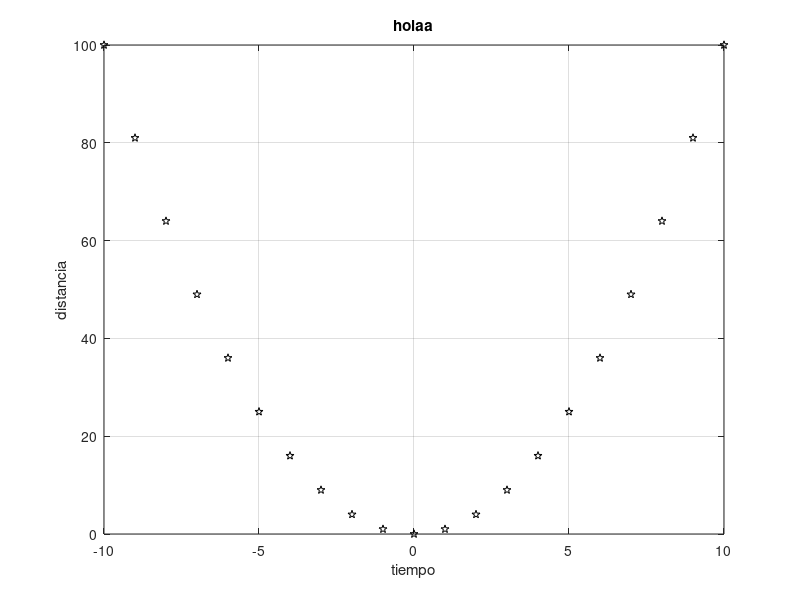

Recreate this plot in MATLAB.
clc;clear;close

%Graficar

f = @(x) x.^2
x = -10:10

plot(x,f(x), 'pk');grid on
title ('holaa')
xlabel ('tiempo')
ylabel ('distancia')
